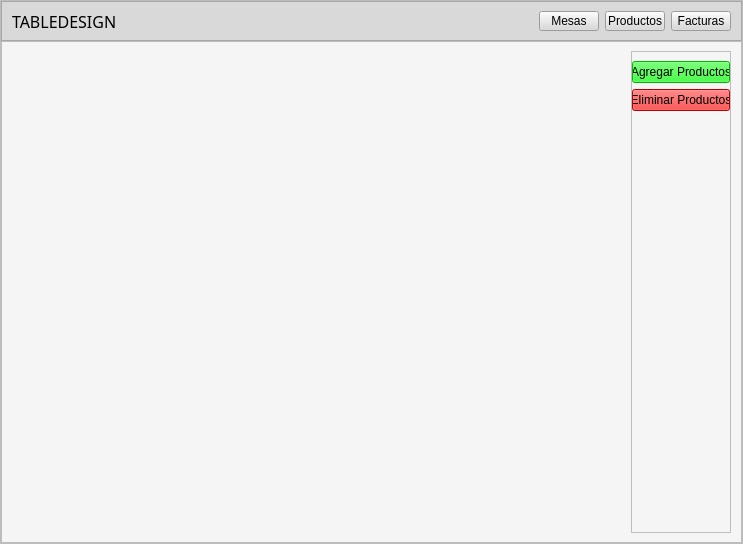
<?xml version="1.0" encoding="UTF-8"?>
<ui version="4.0">
 <class>MainWindow</class>
 <widget class="QMainWindow" name="MainWindow">
  <property name="geometry">
   <rect>
    <x>0</x>
    <y>0</y>
    <width>743</width>
    <height>544</height>
   </rect>
  </property>
  <property name="windowTitle">
   <string>MainWindow</string>
  </property>
  <widget class="QWidget" name="centralwidget">
   <layout class="QVBoxLayout" name="verticalLayout">
    <property name="spacing">
     <number>0</number>
    </property>
    <property name="leftMargin">
     <number>0</number>
    </property>
    <property name="topMargin">
     <number>0</number>
    </property>
    <property name="rightMargin">
     <number>0</number>
    </property>
    <property name="bottomMargin">
     <number>0</number>
    </property>
    <item>
     <widget class="QFrame" name="frame">
      <property name="styleSheet">
       <string notr="true">background-color:#F5F5F5;</string>
      </property>
      <property name="frameShape">
       <enum>QFrame::StyledPanel</enum>
      </property>
      <property name="frameShadow">
       <enum>QFrame::Raised</enum>
      </property>
      <layout class="QVBoxLayout" name="verticalLayout_2">
       <property name="spacing">
        <number>0</number>
       </property>
       <property name="leftMargin">
        <number>0</number>
       </property>
       <property name="topMargin">
        <number>0</number>
       </property>
       <property name="rightMargin">
        <number>0</number>
       </property>
       <property name="bottomMargin">
        <number>0</number>
       </property>
       <item>
        <widget class="QFrame" name="frame_header">
         <property name="minimumSize">
          <size>
           <width>40</width>
           <height>0</height>
          </size>
         </property>
         <property name="maximumSize">
          <size>
           <width>16777215</width>
           <height>40</height>
          </size>
         </property>
         <property name="styleSheet">
          <string notr="true">background-color: rgb(217, 217, 217);</string>
         </property>
         <property name="frameShape">
          <enum>QFrame::StyledPanel</enum>
         </property>
         <property name="frameShadow">
          <enum>QFrame::Raised</enum>
         </property>
         <layout class="QHBoxLayout" name="horizontalLayout">
          <property name="leftMargin">
           <number>10</number>
          </property>
          <property name="rightMargin">
           <number>10</number>
          </property>
          <item>
           <widget class="QLabel" name="label">
            <property name="font">
             <font>
              <family>Baskerville Old Face</family>
              <pointsize>12</pointsize>
              <weight>50</weight>
              <bold>false</bold>
             </font>
            </property>
            <property name="text">
             <string>TABLEDESIGN</string>
            </property>
           </widget>
          </item>
          <item>
           <spacer name="horizontalSpacer">
            <property name="orientation">
             <enum>Qt::Horizontal</enum>
            </property>
            <property name="sizeHint" stdset="0">
             <size>
              <width>399</width>
              <height>17</height>
             </size>
            </property>
           </spacer>
          </item>
          <item>
           <widget class="QPushButton" name="pushButton_Mesas">
            <property name="minimumSize">
             <size>
              <width>60</width>
              <height>0</height>
             </size>
            </property>
            <property name="maximumSize">
             <size>
              <width>60</width>
              <height>16777215</height>
             </size>
            </property>
            <property name="focusPolicy">
             <enum>Qt::ClickFocus</enum>
            </property>
            <property name="styleSheet">
             <string notr="true">
QPushButton#pushButton_Mesas:hover {
	
	
	background-color: rgb(173, 173, 173);
}</string>
            </property>
            <property name="text">
             <string>Mesas</string>
            </property>
           </widget>
          </item>
          <item>
           <widget class="QPushButton" name="pushButton_Productos">
            <property name="minimumSize">
             <size>
              <width>60</width>
              <height>0</height>
             </size>
            </property>
            <property name="maximumSize">
             <size>
              <width>60</width>
              <height>16777215</height>
             </size>
            </property>
            <property name="focusPolicy">
             <enum>Qt::ClickFocus</enum>
            </property>
            <property name="styleSheet">
             <string notr="true">QPushButton#pushButton_Productos:hover {
	
	
	background-color: rgb(173, 173, 173);
}</string>
            </property>
            <property name="text">
             <string>Productos</string>
            </property>
           </widget>
          </item>
          <item>
           <widget class="QPushButton" name="pushButton_Facturas">
            <property name="minimumSize">
             <size>
              <width>60</width>
              <height>0</height>
             </size>
            </property>
            <property name="maximumSize">
             <size>
              <width>60</width>
              <height>16777215</height>
             </size>
            </property>
            <property name="styleSheet">
             <string notr="true">QPushButton#pushButton_Facturas:hover {
	
	
	background-color: rgb(173, 173, 173);
}</string>
            </property>
            <property name="text">
             <string>Facturas</string>
            </property>
           </widget>
          </item>
         </layout>
        </widget>
       </item>
       <item>
        <widget class="QFrame" name="frame_main">
         <property name="frameShape">
          <enum>QFrame::StyledPanel</enum>
         </property>
         <property name="frameShadow">
          <enum>QFrame::Raised</enum>
         </property>
         <layout class="QHBoxLayout" name="horizontalLayout_3">
          <property name="leftMargin">
           <number>10</number>
          </property>
          <property name="rightMargin">
           <number>10</number>
          </property>
          <item>
           <layout class="QGridLayout" name="gridLayout" rowminimumheight="0" columnminimumwidth="0"/>
          </item>
          <item alignment="Qt::AlignRight">
           <widget class="QFrame" name="frame_2">
            <property name="minimumSize">
             <size>
              <width>100</width>
              <height>0</height>
             </size>
            </property>
            <property name="maximumSize">
             <size>
              <width>100</width>
              <height>16777215</height>
             </size>
            </property>
            <property name="frameShape">
             <enum>QFrame::StyledPanel</enum>
            </property>
            <property name="frameShadow">
             <enum>QFrame::Raised</enum>
            </property>
            <layout class="QVBoxLayout" name="verticalLayout_3">
             <property name="leftMargin">
              <number>0</number>
             </property>
             <property name="rightMargin">
              <number>0</number>
             </property>
             <item>
              <widget class="QPushButton" name="pushButton_AgregarProducto">
               <property name="styleSheet">
                <string notr="true">background-color: rgb(0, 255, 0);</string>
               </property>
               <property name="text">
                <string>Agregar Productos</string>
               </property>
              </widget>
             </item>
             <item>
              <widget class="QPushButton" name="pushButton_EliminarProducto">
               <property name="styleSheet">
                <string notr="true">background-color: rgb(255, 0, 0);</string>
               </property>
               <property name="text">
                <string>Eliminar Productos</string>
               </property>
              </widget>
             </item>
             <item>
              <spacer name="verticalSpacer_3">
               <property name="orientation">
                <enum>Qt::Vertical</enum>
               </property>
               <property name="sizeHint" stdset="0">
                <size>
                 <width>20</width>
                 <height>401</height>
                </size>
               </property>
              </spacer>
             </item>
            </layout>
           </widget>
          </item>
         </layout>
        </widget>
       </item>
      </layout>
     </widget>
    </item>
   </layout>
  </widget>
 </widget>
 <resources/>
 <connections/>
</ui>
